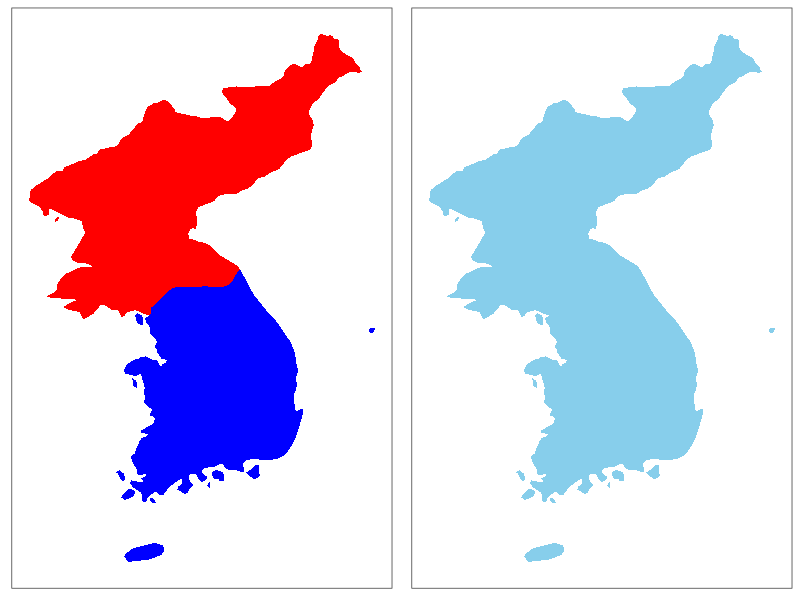

This figure's R source:
library(ggplot2)
library(dplyr)
library(gridExtra)

korea <-
  map_data('world') %>% 
  filter(region %in% c('North Korea','South Korea'))

united.korea <-
  korea %>%
  mutate(region = 'Korea')

clean.theme <-
  theme_bw() +
  theme(
    text = element_blank(),
    line = element_blank(),
    legend.position = 'none')

p1 <-
  ggplot(korea) +
  geom_polygon(aes(x=long, y=lat, group=group, fill=region), colour=NA) +
  scale_fill_manual(values=c('red','blue')) +
  clean.theme

p2 <-
  ggplot(united.korea) +
  geom_polygon(aes(x=long, y=lat, group=group, fill=region), colour=NA) +
  scale_fill_manual(values=c('skyblue')) +
  clean.theme

grid.arrange(p1, p2, ncol=2)
